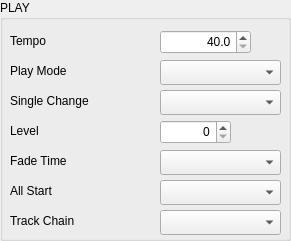
  <widget class="QGroupBox" name="gp_Play">
   <property name="geometry">
    <rect>
     <x>320</x>
     <y>440</y>
     <width>291</width>
     <height>241</height>
    </rect>
   </property>
   <property name="title">
    <string>PLAY</string>
   </property>
   <widget class="QLabel" name="label_play_PlayMode">
    <property name="geometry">
     <rect>
      <x>10</x>
      <y>60</y>
      <width>121</width>
      <height>21</height>
     </rect>
    </property>
    <property name="text">
     <string>Play Mode</string>
    </property>
   </widget>
   <widget class="QComboBox" name="play_PlayMode">
    <property name="geometry">
     <rect>
      <x>160</x>
      <y>60</y>
      <width>121</width>
      <height>25</height>
     </rect>
    </property>
   </widget>
   <widget class="QLabel" name="label_play_Level">
    <property name="geometry">
     <rect>
      <x>10</x>
      <y>120</y>
      <width>141</width>
      <height>21</height>
     </rect>
    </property>
    <property name="text">
     <string>Level</string>
    </property>
   </widget>
   <widget class="QComboBox" name="play_SingleChange">
    <property name="geometry">
     <rect>
      <x>160</x>
      <y>90</y>
      <width>121</width>
      <height>25</height>
     </rect>
    </property>
   </widget>
   <widget class="QLabel" name="label_play_SingleChange">
    <property name="geometry">
     <rect>
      <x>10</x>
      <y>90</y>
      <width>121</width>
      <height>21</height>
     </rect>
    </property>
    <property name="text">
     <string>Single Change</string>
    </property>
   </widget>
   <widget class="QLabel" name="label_play_AllStart">
    <property name="geometry">
     <rect>
      <x>10</x>
      <y>180</y>
      <width>141</width>
      <height>21</height>
     </rect>
    </property>
    <property name="text">
     <string>All Start</string>
    </property>
   </widget>
   <widget class="QComboBox" name="play_FadeTime">
    <property name="geometry">
     <rect>
      <x>160</x>
      <y>150</y>
      <width>121</width>
      <height>25</height>
     </rect>
    </property>
   </widget>
   <widget class="QComboBox" name="play_AllStart">
    <property name="geometry">
     <rect>
      <x>160</x>
      <y>180</y>
      <width>121</width>
      <height>25</height>
     </rect>
    </property>
   </widget>
   <widget class="QLabel" name="label_play_FadeTime">
    <property name="geometry">
     <rect>
      <x>10</x>
      <y>150</y>
      <width>131</width>
      <height>21</height>
     </rect>
    </property>
    <property name="text">
     <string>Fade Time</string>
    </property>
   </widget>
   <widget class="QLabel" name="label_play_TrackChain">
    <property name="geometry">
     <rect>
      <x>10</x>
      <y>210</y>
      <width>141</width>
      <height>21</height>
     </rect>
    </property>
    <property name="text">
     <string>Track Chain</string>
    </property>
   </widget>
   <widget class="QComboBox" name="play_TrackChain">
    <property name="geometry">
     <rect>
      <x>160</x>
      <y>210</y>
      <width>121</width>
      <height>25</height>
     </rect>
    </property>
   </widget>
   <widget class="QSpinBox" name="play_Level">
    <property name="geometry">
     <rect>
      <x>160</x>
      <y>120</y>
      <width>71</width>
      <height>24</height>
     </rect>
    </property>
    <property name="alignment">
     <set>Qt::AlignRight|Qt::AlignTrailing|Qt::AlignVCenter</set>
    </property>
    <property name="maximum">
     <number>100</number>
    </property>
   </widget>
   <widget class="QLabel" name="label_play_Tempo">
    <property name="geometry">
     <rect>
      <x>10</x>
      <y>30</y>
      <width>141</width>
      <height>21</height>
     </rect>
    </property>
    <property name="text">
     <string>Tempo</string>
    </property>
   </widget>
   <widget class="QDoubleSpinBox" name="play_Tempo">
    <property name="geometry">
     <rect>
      <x>160</x>
      <y>30</y>
      <width>91</width>
      <height>24</height>
     </rect>
    </property>
    <property name="alignment">
     <set>Qt::AlignRight|Qt::AlignTrailing|Qt::AlignVCenter</set>
    </property>
    <property name="decimals">
     <number>1</number>
    </property>
    <property name="minimum">
     <double>40.000000000000000</double>
    </property>
    <property name="maximum">
     <double>240.000000000000000</double>
    </property>
   </widget>
  </widget>
